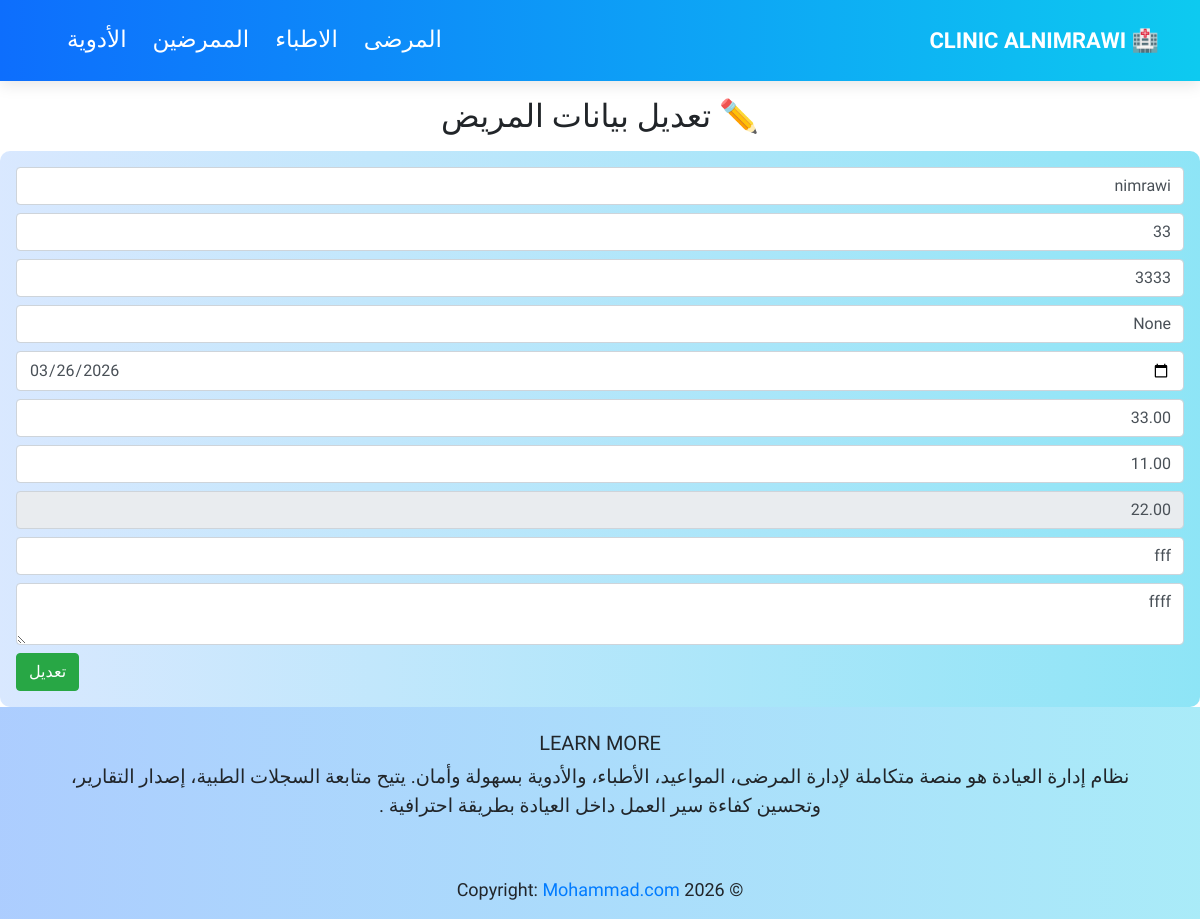
Before: /update_patient/11/ with the older database file.
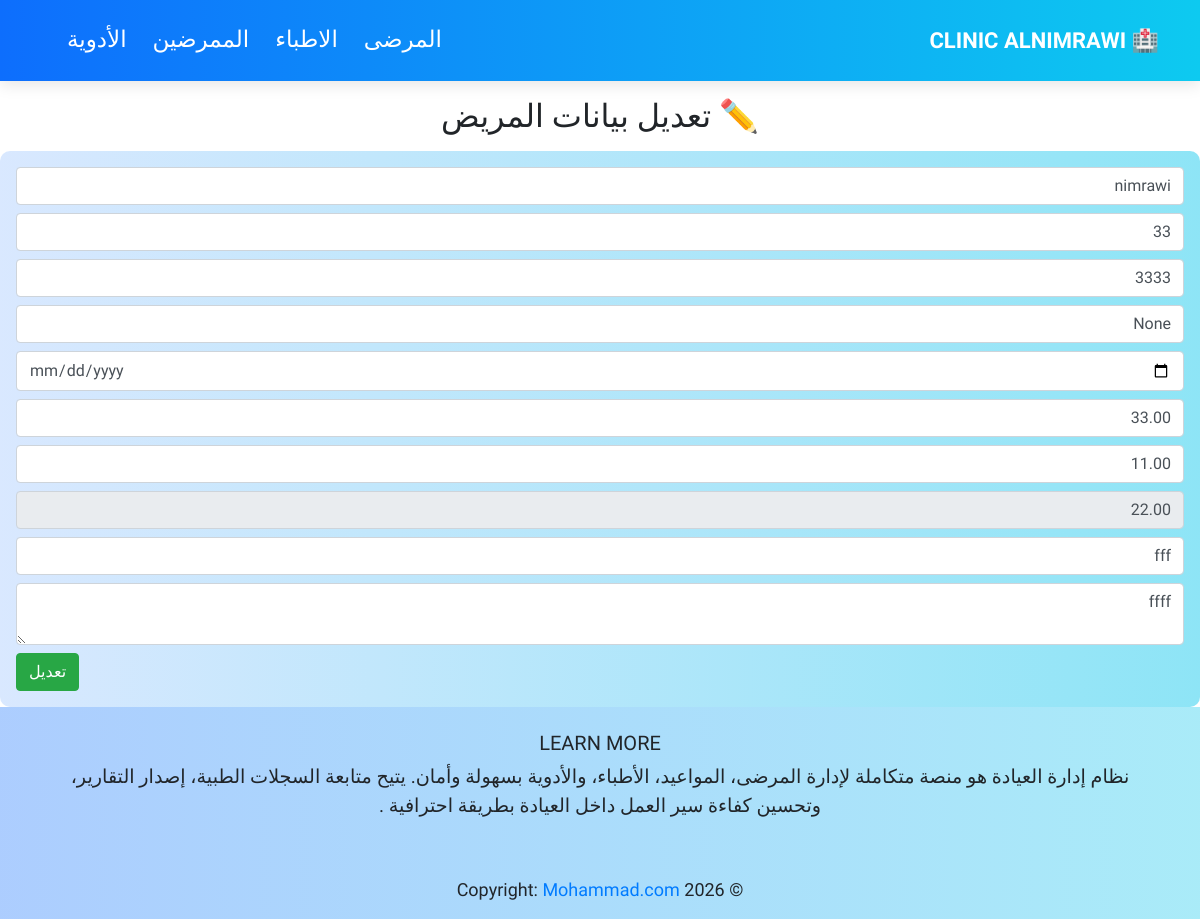
After: the same page with the newer database file.
### appclinic/models.py (models this page shows, shortened)
class Patients(models.Model):
    patient_name = models.CharField(max_length=200)
    age = models.IntegerField(null=True,blank=True)
    phone = models.CharField(max_length=20,null=True,blank=True)
    address = models.CharField(max_length=200,null=True,blank=True)
    date = models.DateField(null=True,blank=True)
    cost = models.DecimalField(max_digits=10, decimal_places=2,null=True,blank=True)
    paid = models.DecimalField(max_digits=10, decimal_places=2,null=True,blank=True)
    remaining = models.DecimalField(max_digits=10, decimal_places=2,null=True,blank=True)
    responsible_doctor = models.CharField(max_length=100,null=True,blank=True)
    medical_history = models.TextField(null=True,blank=True)

### appclinic/views.py (the view, shortened to what this page needs)
# urls.py: path('update_patient/<int:id>/', views.update_patient, name='update_patient'),
def update_patient(request, id):
    patient = get_object_or_404(Patients, id=id)
    context = {
        'patient': patient
    }
    return render(request, 'pages/update_patient.html', context)

### templates/pages/update_patient.html (shortened to what this page needs)
{% extends 'base.html' %}
{% block content %}
<h2 class="text-center m-3">✏️ تعديل بيانات المريض</h2>
<form method="POST" class="p-3">
<input type="text" name="patient_name" value="{{ patient.patient_name }}" class="form-control mb-2">
<input type="number" name="age" value="{{ patient.age }}" class="form-control mb-2">
<input type="text" name="phone" value="{{ patient.phone }}" class="form-control mb-2">
<input type="text" name="address" value="{{ patient.address }}" class="form-control mb-2">
<input type="date" name="date" value="{{ patient.date|date:'Y-m-d' }}" class="form-control mb-2">
<input type="number" id="cost" name="cost" value="{{ patient.cost }}" class="form-control mb-2">
<input type="number" id="paid" name="paid" value="{{ patient.paid }}" class="form-control mb-2">
<input type="number" id="remaining" name="remaining" value="{{ patient.remaining }}" class="form-control mb-2" readonly>
<input type="text" name="responsible_doctor" value="{{ patient.responsible_doctor }}" class="form-control mb-2">
<textarea name="medical_history" class="form-control mb-2">{{ patient.medical_history }}</textarea>
<button type="submit" class="btn btn-success">تعديل</button>
</form>
{% endblock %}

Changed rows visible on the page:
changed Patients "nimrawi": date "03/26/2026" → (not shown)
